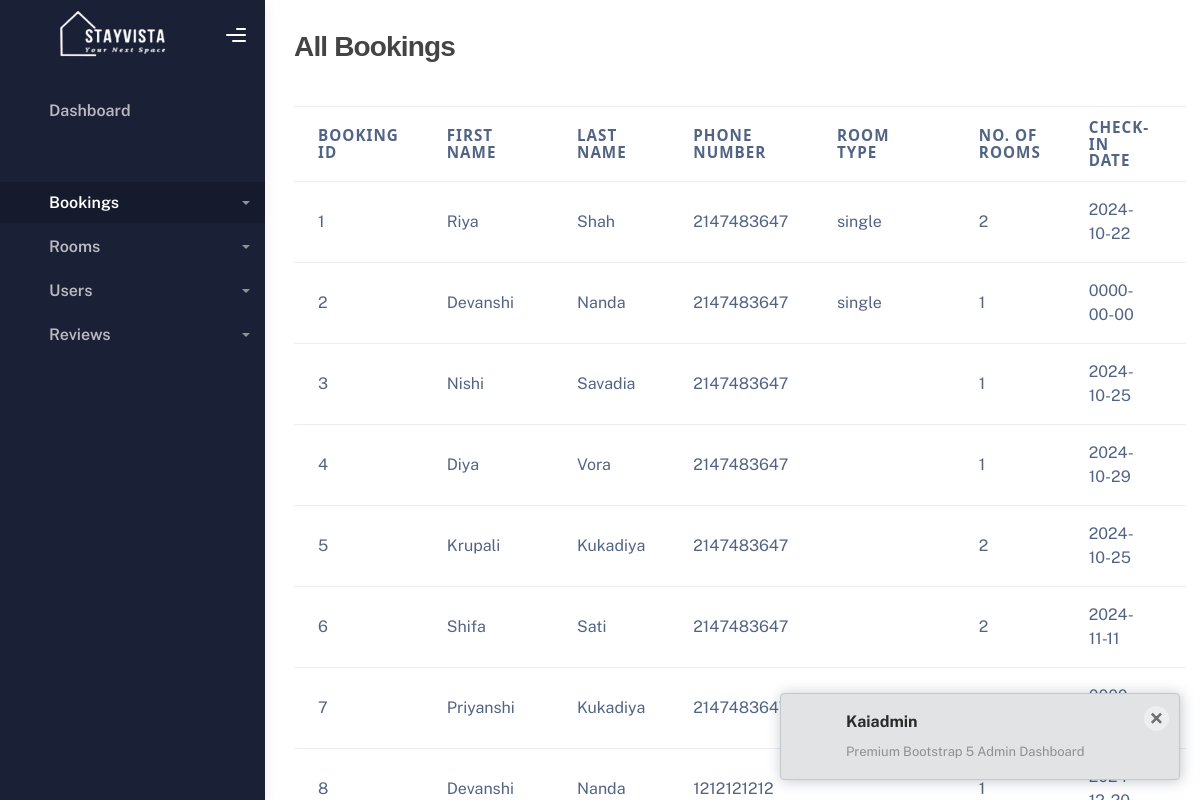
/AdminPanel/all-bookings.php, run on the app's committed database.
### tables this page shows
CREATE TABLE `booking` (
  `booking_id` int(11) NOT NULL,
  `first_name` varchar(50) NOT NULL,
  `last_name` varchar(50) NOT NULL,
  `phone_number` int(10) NOT NULL,
  `room_type` enum('single','standard-double','twin','triple','quad','deluxe','executive/suite','presidential-suite') NOT NULL,
  `no_of_rooms` int(50) NOT NULL,
  `check_in_date` date NOT NULL,
  `check_out_date` date NOT NULL,
  `adults` int(10) NOT NULL,
  `children` int(10) NOT NULL
);

### AdminPanel/all-bookings.php (the view, shortened to what this page needs)
<?php
include("./includes/header.php");
include("connection.php")
?>
<body>
    <div class="sidebar" data-background-color="dark">
        <div class="sidebar-logo">
            <div class="logo-header" data-background-color="dark">
                <a href="index.php" class="logo">
                    <img src="./assets/img/2.png" alt="" class="navbar-brand" height="175px" width="200px" />
                </a>
                <div class="nav-toggle">
                    <button class="btn btn-toggle toggle-sidebar">
                        <i class="gg-menu-right"></i>
                    </button>
                </div>
            </div>
        </div>
        <div class="sidebar-wrapper scrollbar scrollbar-inner">
            <div class="sidebar-content">
                <ul class="nav nav-secondary">
                    <li class="nav-item">
                        <a data-bs-toggle="collapse" href="index.php" class="collapsed" aria-expanded="false">
                            <p>Dashboard</p>
                        </a>
                    </li>
                    <br>
                    <br>
                    <li class="nav-item active">
                        <a data-bs-toggle="collapse" href="#booking">
                            <p>Bookings</p>
                            <span class="caret"></span>
                        </a>
                    </li>
                    <li class="nav-item">
                        <a data-bs-toggle="collapse" href="#rooms">
                            <p>Rooms</p>
                            <span class="caret"></span>
                        </a>
                    </li>
                    <li class="nav-item">
                        <a data-bs-toggle="collapse" href="#users">
                            <p>Users</p>
                            <span class="caret"></span>
                        </a>
                    </li>
                    <li class="nav-item">
                        <a data-bs-toggle="collapse" href="#tables">
                            <p>Reviews</p>
                            <span class="caret"></span>
                        </a>
                    </li>
                </ul>
            </div>
        </div>
    </div>
    <div class="main-panel">
        <div class="main-header">
            <div class="nk-content ">
                <div class="container-fluid">
                    <div class="nk-content-inner">
                        <div class="nk-content-body">
                            <div class="nk-block-head nk-block-head-sm">
                                <div class="nk-block-between">
                                    <div class="nk-block-head-content">
                                        <h3 class="nk-block-title page-title">All Bookings</h3>
                                    </div>
                                </div>
                            </div>
                    <table class="table mt-3">
                      <thead>
                        <tr>
                          <th scope="col">Booking Id</th>
                          <th scope="col">First Name</th>
                          <th scope="col">Last Name</th>
                          <th scope="col">Phone Number</th>
                          <th scope="col">Room Type</th>
                          <th scope="col">No. of Rooms</th>
                          <th scope="col">Check-In Date</th>
                          <th scope="col">Check-Out Date</th>
                        </tr>
                      </thead>
                      <tbody>
                                    <?php
                                    $sql = "SELECT * FROM booking";
                                    $result = mysqli_query($conn, $sql);
                                    while ($row = mysqli_fetch_assoc($result)) {
                                    ?>
                                    <tr>
                                        <td><?php echo $row['booking_id']; ?></td>
                                        <td><?php echo $row['first_name']; ?></td>
                                        <td><?php echo $row['last_name']; ?></td>
                                        <td><?php echo $row['phone_number']; ?></td>
                                        <td><?php echo $row['room_type']; ?></td>
                                        <td><?php echo $row['no_of_rooms']; ?></td>
                                        <td><?php echo $row['check_in_date']; ?></td>
                                        <td><?php echo $row['check_out_date']; ?></td>
                                    </tr>
                                    <?php
                                    }
                                    ?>
                                </tbody>
                            </table>
                            <?php
                            include("./includes/footer.php");
                            ?>

### AdminPanel/includes/header.php (shortened to what this page needs)
<!DOCTYPE html>
<html lang="en">
<head>
  <link rel="stylesheet" href="assets/css/bootstrap.min.css" />
  <link rel="stylesheet" href="assets/css/plugins.min.css" />
  <link rel="stylesheet" href="assets/css/kaiadmin.min.css" />
  <link rel="stylesheet" href="assets/css/style2.css">
  <link rel="stylesheet" href="assets/css/style.css" />
</head>

### AdminPanel/includes/footer.php (shortened to what this page needs)
</body>
</html>

### AdminPanel/assets/css/style.css (style rules this page uses)
.scrollbar { overflow: scroll; }
.nk-content { padding: 24px 4px; }
@media (min-width: 576px) { .nk-content { padding: 32px 22px; overflow: auto; } }
.nk-content-body { flex-grow: 1; overflow: scroll; }

### data on the page
booking: booking_id "1", first_name "Riya", last_name "Shah", phone_number "2147483647", room_type "single", no_of_rooms "2", check_in_date "2024-10-22"
booking: booking_id "2", first_name "Devanshi", last_name "Nanda", phone_number "2147483647", room_type "single", no_of_rooms "1", check_in_date "0000-00-00"
booking: booking_id "3", first_name "Nishi", last_name "Savadia", phone_number "2147483647", no_of_rooms "1", check_in_date "2024-10-25"
booking: booking_id "4", first_name "Diya", last_name "Vora", phone_number "2147483647", no_of_rooms "1", check_in_date "2024-10-29"
booking: booking_id "5", first_name "Krupali", last_name "Kukadiya", phone_number "2147483647", no_of_rooms "2", check_in_date "2024-10-25"
booking: booking_id "6", first_name "Shifa", last_name "Sati", phone_number "2147483647", no_of_rooms "2", check_in_date "2024-11-11"
booking: booking_id "7", first_name "Priyanshi", last_name "Kukadiya", phone_number "2147483647"
booking: booking_id "8", first_name "Devanshi", last_name "Nanda", phone_number "1212121212", no_of_rooms "1"
